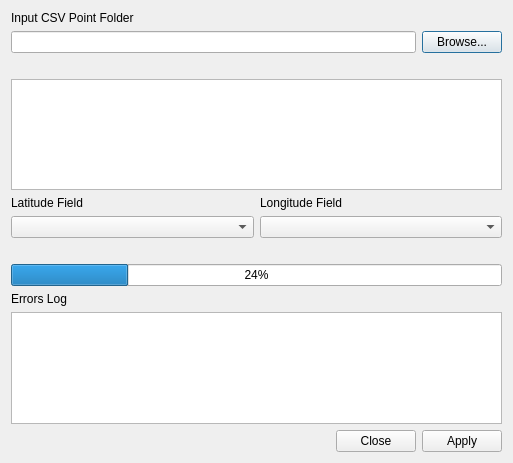
<?xml version="1.0" encoding="UTF-8"?>
<ui version="4.0">
 <class>hcmgis_csv2shp_form</class>
 <widget class="QDialog" name="hcmgis_csv2shp_form">
  <property name="windowModality">
   <enum>Qt::ApplicationModal</enum>
  </property>
  <property name="enabled">
   <bool>true</bool>
  </property>
  <property name="geometry">
   <rect>
    <x>0</x>
    <y>0</y>
    <width>513</width>
    <height>463</height>
   </rect>
  </property>
  <property name="font">
   <font>
    <weight>50</weight>
    <bold>false</bold>
   </font>
  </property>
  <property name="mouseTracking">
   <bool>false</bool>
  </property>
  <property name="windowTitle">
   <string>Batch Convert CSV Point to Shapefile</string>
  </property>
  <layout class="QVBoxLayout" name="verticalLayout">
   <item>
    <widget class="QLabel" name="label_2">
     <property name="text">
      <string>Input CSV Point Folder</string>
     </property>
     <property name="alignment">
      <set>Qt::AlignBottom|Qt::AlignLeading|Qt::AlignLeft</set>
     </property>
    </widget>
   </item>
   <item>
    <layout class="QGridLayout" name="gridLayout_3">
     <item row="0" column="1">
      <widget class="QPushButton" name="BtnInputFolder">
       <property name="enabled">
        <bool>true</bool>
       </property>
       <property name="font">
        <font>
         <weight>50</weight>
         <bold>false</bold>
        </font>
       </property>
       <property name="text">
        <string>Browse...</string>
       </property>
      </widget>
     </item>
     <item row="0" column="0">
      <widget class="QLineEdit" name="LinInputFolder">
       <property name="enabled">
        <bool>true</bool>
       </property>
       <property name="mouseTracking">
        <bool>true</bool>
       </property>
       <property name="focusPolicy">
        <enum>Qt::StrongFocus</enum>
       </property>
       <property name="acceptDrops">
        <bool>false</bool>
       </property>
       <property name="text">
        <string/>
       </property>
       <property name="readOnly">
        <bool>true</bool>
       </property>
      </widget>
     </item>
    </layout>
   </item>
   <item>
    <widget class="QLabel" name="lblCSV">
     <property name="font">
      <font>
       <weight>75</weight>
       <bold>true</bold>
      </font>
     </property>
     <property name="text">
      <string/>
     </property>
     <property name="alignment">
      <set>Qt::AlignBottom|Qt::AlignLeading|Qt::AlignLeft</set>
     </property>
    </widget>
   </item>
   <item>
    <widget class="QListWidget" name="lsCSV"/>
   </item>
   <item>
    <layout class="QGridLayout" name="gridLayout_2">
     <item row="2" column="4">
      <widget class="QComboBox" name="longitude_field"/>
     </item>
     <item row="0" column="4">
      <widget class="QLabel" name="label_7">
       <property name="text">
        <string>Longitude Field</string>
       </property>
      </widget>
     </item>
     <item row="2" column="3">
      <widget class="QComboBox" name="latitude_field"/>
     </item>
     <item row="0" column="3">
      <widget class="QLabel" name="label_8">
       <property name="text">
        <string>Latitude Field</string>
       </property>
      </widget>
     </item>
    </layout>
   </item>
   <item>
    <widget class="QLabel" name="LblStatus">
     <property name="font">
      <font>
       <weight>75</weight>
       <bold>true</bold>
      </font>
     </property>
     <property name="text">
      <string/>
     </property>
    </widget>
   </item>
   <item>
    <widget class="QProgressBar" name="status">
     <property name="value">
      <number>24</number>
     </property>
    </widget>
   </item>
   <item>
    <widget class="QLabel" name="label">
     <property name="text">
      <string>Errors Log</string>
     </property>
    </widget>
   </item>
   <item>
    <widget class="QTextEdit" name="txtError"/>
   </item>
   <item>
    <widget class="QDialogButtonBox" name="BtnOKCancel">
     <property name="orientation">
      <enum>Qt::Horizontal</enum>
     </property>
     <property name="standardButtons">
      <set>QDialogButtonBox::Apply|QDialogButtonBox::Close</set>
     </property>
     <property name="centerButtons">
      <bool>false</bool>
     </property>
    </widget>
   </item>
  </layout>
 </widget>
 <tabstops>
  <tabstop>BtnOKCancel</tabstop>
 </tabstops>
 <resources/>
 <connections>
  <connection>
   <sender>BtnOKCancel</sender>
   <signal>accepted()</signal>
   <receiver>hcmgis_csv2shp_form</receiver>
   <slot>accept()</slot>
   <hints>
    <hint type="sourcelabel">
     <x>248</x>
     <y>254</y>
    </hint>
    <hint type="destinationlabel">
     <x>157</x>
     <y>274</y>
    </hint>
   </hints>
  </connection>
  <connection>
   <sender>BtnOKCancel</sender>
   <signal>rejected()</signal>
   <receiver>hcmgis_csv2shp_form</receiver>
   <slot>reject()</slot>
   <hints>
    <hint type="sourcelabel">
     <x>316</x>
     <y>260</y>
    </hint>
    <hint type="destinationlabel">
     <x>286</x>
     <y>274</y>
    </hint>
   </hints>
  </connection>
 </connections>
</ui>
